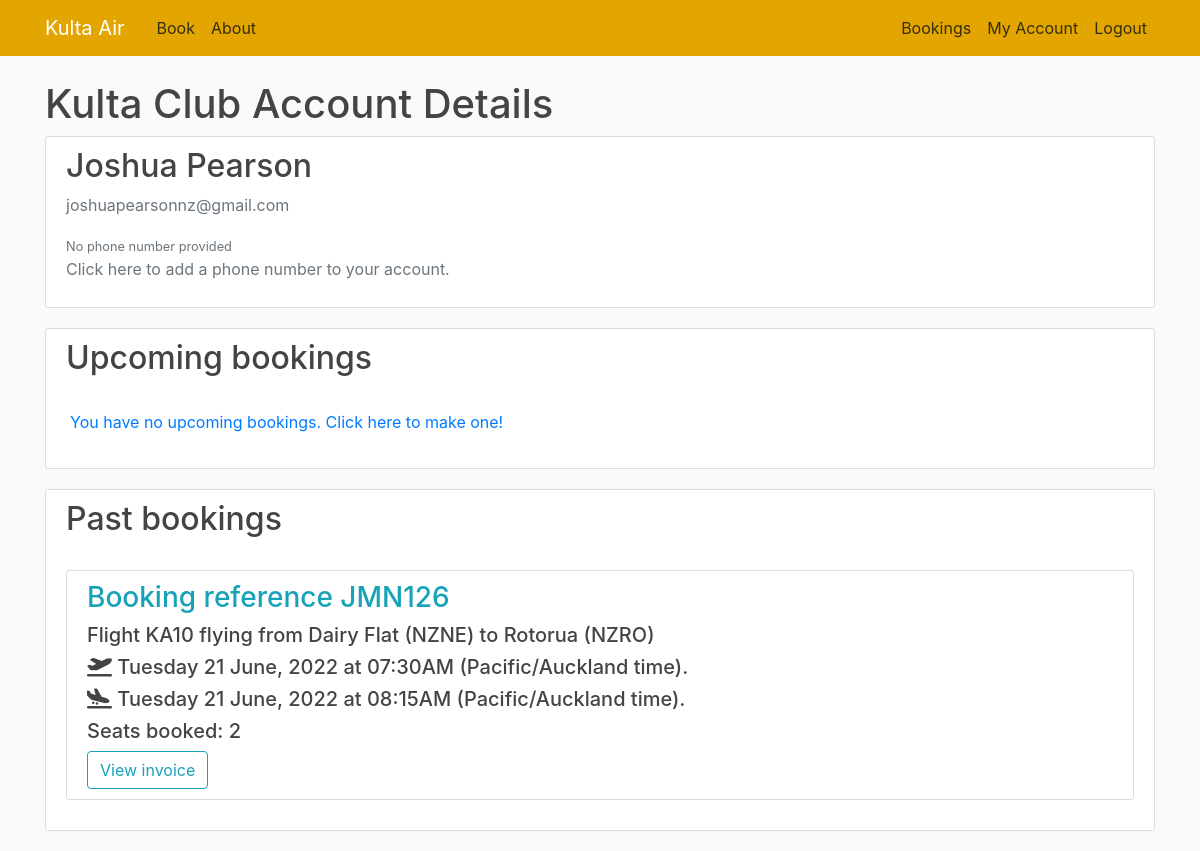
The page /customer (signed in) on the database its author committed.
### flightbookingapp/models.py (models this page shows, shortened)
class Customer(db.Model, UserMixin):
    id = db.Column(db.Integer, primary_key=True, unique=True)
    first_name = db.Column(db.VARCHAR(20), nullable=False)
    last_name = db.Column(db.VARCHAR(20), nullable=False)
    email = db.Column(db.VARCHAR(50), nullable=False, unique=True)
    phone_number = db.Column(db.Integer)
    password = db.Column(db.VARCHAR(60), default=None)
    bookings = db.relationship('Booking', backref='booked_customer', lazy=True)

class Booking(db.Model):
    booking_ref = db.Column(db.VARCHAR(6), primary_key=True, nullable=False, unique=True)
    customer = db.Column(db.Integer, db.ForeignKey('customer.id'), nullable=False)
    flight = db.Column(db.Integer, db.ForeignKey('departure.id'), nullable=False)
    tickets = db.Column(db.Integer, default=1)

class Departure(db.Model):
    id = db.Column(db.Integer, primary_key=True, nullable=False, unique=True)
    flight_number = db.Column(db.VARCHAR(10), db.ForeignKey('route.flight_code'), nullable=False)
    depart_date = db.Column(db.Date, nullable=False)
    stopover_date = db.Column(db.Date)
    arrival_date = db.Column(db.Date, nullable=False)
    price = db.Column(db.Float, nullable=False, default=0.00)
    booked_seats = db.Column(db.Integer, nullable=False, default=0)

class Airport(db.Model):
    int_code = db.Column(db.CHAR(4), primary_key=True, unique=True)
    name = db.Column(db.VARCHAR(50), nullable=False)
    timezone = db.Column(db.String(50))

class Route(db.Model):
    flight_code = db.Column(db.VARCHAR(10), primary_key=True, nullable=False, unique=True)
    depart_time = db.Column(db.Time, nullable=False)
    arrive_time = db.Column(db.Time, nullable=False)
    stopover_time = db.Column(db.Time)
    depart_airport = db.Column(db.CHAR(4), db.ForeignKey('airport.int_code'), nullable=False)
    arrive_airport = db.Column(db.CHAR(4), db.ForeignKey('airport.int_code'), nullable=False)
    stopover_airport = db.Column(db.CHAR(4), db.ForeignKey('airport.int_code'))
    plane = db.Column(db.Integer, db.ForeignKey('aircraft.id'), nullable=False)

### flightbookingapp/routes.py (the view)
@app.route('/customer', methods=['GET', 'POST'])
@login_required
def customer():
    if request.method == "POST":
        if request.form.get('cancel') == 'Cancel booking':
            cancel_booking(request.form.get('booking'))
            return redirect(url_for('customer'))
        if request.form.get('view') == 'View invoice':
            return redirect(url_for('invoice', booking_ref=request.form.get('booking'), surname=current_user.last_name))
    flight_info = collect_user_bookings()
    return render_template('customer.html', title='My Account', bookings=flight_info)

### flightbookingapp/models.py (called while the page is built)
@login_manager.user_loader
def load_customer(user_id):
    return Customer.query.get(int(user_id))

### flightbookingapp/routes.py (called while the page is built)
def collect_user_bookings():
    flight_info = []
    for booking in current_user.bookings:
        departure = Departure.query.filter_by(id=booking.flight).first()
        route = Route.query.filter_by(flight_code=departure.flight_number).first()
        dep_airport = Airport.query.filter_by(int_code=route.depart_airport).first()
        arr_airport = Airport.query.filter_by(int_code=route.arrive_airport).first()
        booking_past = date_in_past(datetime.datetime.combine(departure.depart_date, route.depart_time),
                                    dep_airport.timezone)
        flight_info.append([booking, departure, route, dep_airport, arr_airport, booking_past])
    return sorted(flight_info, key=lambda flight: flight[1].depart_date)

def date_in_past(date_and_time, timezone) -> bool:
    return datetime.datetime.now(ZoneInfo(timezone)) > date_and_time.replace(tzinfo=ZoneInfo(timezone))

### flightbookingapp/templates/customer.html
{% extends "layout.html" %}
{% block content %}
    <h1 class="account-heading"> Kulta Club Account Details </h1>
    <div class="content-section">
        <div class="media">
            <div class="media-body">
                <h2 class="account-heading">{{ current_user.first_name }} {{ current_user.last_name }}</h2>
                <p class="text-secondary">{{ current_user.email }}</p>
                {% if current_user.phone_number == None %}
                    <small class="text-secondary">No phone number provided</small>
                    <p class="text-secondary">Click here to add a phone number to your account.</p>
                {% else %}
                    <p class="text-secondary">{{ current_user.phone_number }}</p>
                    <p>Click here to update your phone number.</p>
                {% endif %}
            </div>
        </div>
    </div>
    {% include 'upcoming_bookings.html' %}
{% endblock content %}

### flightbookingapp/templates/layout.html (shortened to what this page needs)
<!DOCTYPE html>
<html lang="en">
<head>
    <link rel="stylesheet" href="https://cdn.jsdelivr.net/npm/bootstrap@4.3.1/dist/css/bootstrap.min.css"
>
    <link rel="stylesheet" type="text/css" href="{{ url_for('static', filename='main.css') }}">
</head>
<body>
<header class="site-header">
    <nav class="navbar navbar-expand-md navbar-dark bg-steel fixed-top">
        <div class="container">
            <a class="navbar-brand mr-4" href="/">Kulta Air</a>
            <div class="collapse navbar-collapse" id="navbarToggle">
                <div class="navbar-nav mr-auto">
                    <a class="nav-item nav-link" href="{{ url_for('home') }}">Book</a>
                    <a class="nav-item nav-link" href="{{ url_for('about') }}">About</a>
                </div>
                <div class="navbar-nav">
                    <a class="nav-item nav-link" href="{{ url_for('bookings') }}">Bookings</a>
                    {% if current_user.is_authenticated %}
                        <a class="nav-item nav-link" href="{{ url_for('customer') }}">My Account</a>
                        <a class="nav-item nav-link" href="{{ url_for('logout') }}">Logout</a>
                    {% else %}
                        <a class="nav-item nav-link" href="{{ url_for('login') }}">Login</a>
                        <a class="nav-item nav-link" href="{{ url_for('register') }}">Register</a>
                    {% endif %}
                </div>
            </div>
        </div>
    </nav>
</header>
<div class="container">
    {% block content %} {% endblock %}
</div>
</body>
</html>

### flightbookingapp/templates/upcoming_bookings.html (shortened to what this page needs)
<div class="content-section">
    <div class="media">
        <div class="media-body">
            <h2 class="bookings-heading">Upcoming bookings</h2>
            {% set ns = namespace(upcoming=false, past=false) %}
            {% if bookings == [] %}
                <br>
                <p class="text-secondary"><a class="ml-2" href="{{ url_for('home') }}">You have no upcoming bookings.
                    Click here to make one!</a></p>
            {% else %}
                <br>
                {% if ns.upcoming == false %}
                    <div class="text-secondary"><a class="ml-1" href="{{ url_for('home') }}">You have no upcoming
                        bookings. Click here to make one!</a>
                    </div>
                    <br>
                {% endif %}
            {% endif %}
        </div>
    </div>
</div>
{% if not bookings == [] and ns.past == true %}
    <div class="content-section">
        <div class="media-body">
            <h2 class="bookings-heading">Past bookings</h2>
            <br>
            {% for booking in bookings|reverse %}
                {% if booking[5] %}
                    <div class="content-section">
                        <form method="post" action="">
                            <h3 class="text-info">Booking reference {{ booking[0].booking_ref.upper() }}</h3>
                            <h5>Flight {{ booking[1].flight_number }} flying from {{ booking[3].name }}
                                ({{ booking[3].int_code }})
                                to {{ booking[4].name }} ({{ booking[4].int_code }})</h5>
                            <h5>
                                <i class="fa-solid fa-plane-departure"></i> {{ (booking[1].depart_date).strftime("%A %d %B, %Y") }}
                                at {{ booking[2].depart_time.strftime("%#I:%M%p") }} ({{ booking[3].timezone }} time).
                            </h5>
                            <h5>
                                <i class="fa-solid fa-plane-arrival"></i> {{ (booking[1].arrival_date).strftime("%A %d %B, %Y") }}
                                at {{ booking[2].arrive_time.strftime("%#I:%M%p") }} ({{ booking[4].timezone }} time).
                            </h5>
                            <h5>Seats booked: {{ booking[0].tickets }}</h5>
                            <input type="submit" value="View invoice" name="view" class="btn btn-outline-info">
                        </form>
                    </div>
                {% endif %}
            {% endfor %}
        </div>
    </div>
{% endif %}

### flightbookingapp/static/main.css (style rules this page uses)
body { background: #fafafa; color: #333333; margin-top: 5rem; }
h1, h2, h3, h4, h5, h6 { color: #444444; }
.bg-steel { background-color: #e3a502; }
.site-header .navbar-nav .nav-link { color: #352e07; }
.content-section { background: #ffffff; padding: 10px 20px; border: 1px solid #dddddd; border-radius: 3px; margin-bottom: 20px; }

### rows shown on the page
Customer: first_name "Joshua", last_name "Pearson", email "joshuapearsonnz@gmail.com"
Booking: booking_ref "JMN126", flight_number "KA10", name "Dairy Flat", int_code "NZNE", name "Rotorua", int_code "NZRO", depart_time "07:30AM", timezone "Pacific/Auckland", arrive_time "08:15AM", tickets "2"
Departure: depart_date "Tuesday 21 June, 2022", arrival_date "Tuesday 21 June, 2022"
